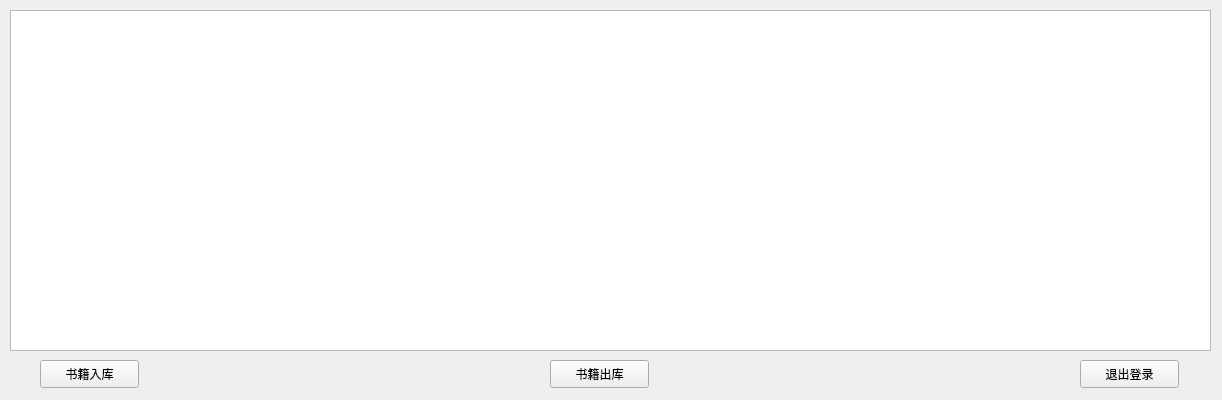
<?xml version="1.0" encoding="UTF-8"?>
<ui version="4.0">
 <class>bkstock</class>
 <widget class="QWidget" name="bkstock">
  <property name="geometry">
   <rect>
    <x>0</x>
    <y>0</y>
    <width>1222</width>
    <height>400</height>
   </rect>
  </property>
  <property name="windowTitle">
   <string>bkstock</string>
  </property>
  <widget class="QPushButton" name="btn2_bkin">
   <property name="geometry">
    <rect>
     <x>40</x>
     <y>360</y>
     <width>99</width>
     <height>28</height>
    </rect>
   </property>
   <property name="text">
    <string>书籍入库</string>
   </property>
  </widget>
  <widget class="QPushButton" name="btn3_bkout">
   <property name="geometry">
    <rect>
     <x>550</x>
     <y>360</y>
     <width>99</width>
     <height>28</height>
    </rect>
   </property>
   <property name="text">
    <string>书籍出库</string>
   </property>
  </widget>
  <widget class="QPushButton" name="btn4_quit">
   <property name="geometry">
    <rect>
     <x>1080</x>
     <y>360</y>
     <width>99</width>
     <height>28</height>
    </rect>
   </property>
   <property name="text">
    <string>退出登录</string>
   </property>
  </widget>
  <widget class="QTableWidget" name="tableWidget">
   <property name="geometry">
    <rect>
     <x>10</x>
     <y>10</y>
     <width>1201</width>
     <height>341</height>
    </rect>
   </property>
  </widget>
 </widget>
 <layoutdefault spacing="6" margin="11"/>
 <resources/>
 <connections>
  <connection>
   <sender>btn2_bkin</sender>
   <signal>clicked()</signal>
   <receiver>bkstock</receiver>
   <slot>BkinButton()</slot>
   <hints>
    <hint type="sourcelabel">
     <x>114</x>
     <y>448</y>
    </hint>
    <hint type="destinationlabel">
     <x>110</x>
     <y>406</y>
    </hint>
   </hints>
  </connection>
  <connection>
   <sender>btn3_bkout</sender>
   <signal>clicked()</signal>
   <receiver>bkstock</receiver>
   <slot>BkoutButton()</slot>
   <hints>
    <hint type="sourcelabel">
     <x>263</x>
     <y>450</y>
    </hint>
    <hint type="destinationlabel">
     <x>260</x>
     <y>408</y>
    </hint>
   </hints>
  </connection>
  <connection>
   <sender>btn4_quit</sender>
   <signal>clicked()</signal>
   <receiver>bkstock</receiver>
   <slot>QuitloginButton()</slot>
   <hints>
    <hint type="sourcelabel">
     <x>478</x>
     <y>449</y>
    </hint>
    <hint type="destinationlabel">
     <x>466</x>
     <y>415</y>
    </hint>
   </hints>
  </connection>
 </connections>
 <slots>
  <slot>QueryButton()</slot>
  <slot>BkinButton()</slot>
  <slot>BkoutButton()</slot>
  <slot>QuitloginButton()</slot>
 </slots>
</ui>
